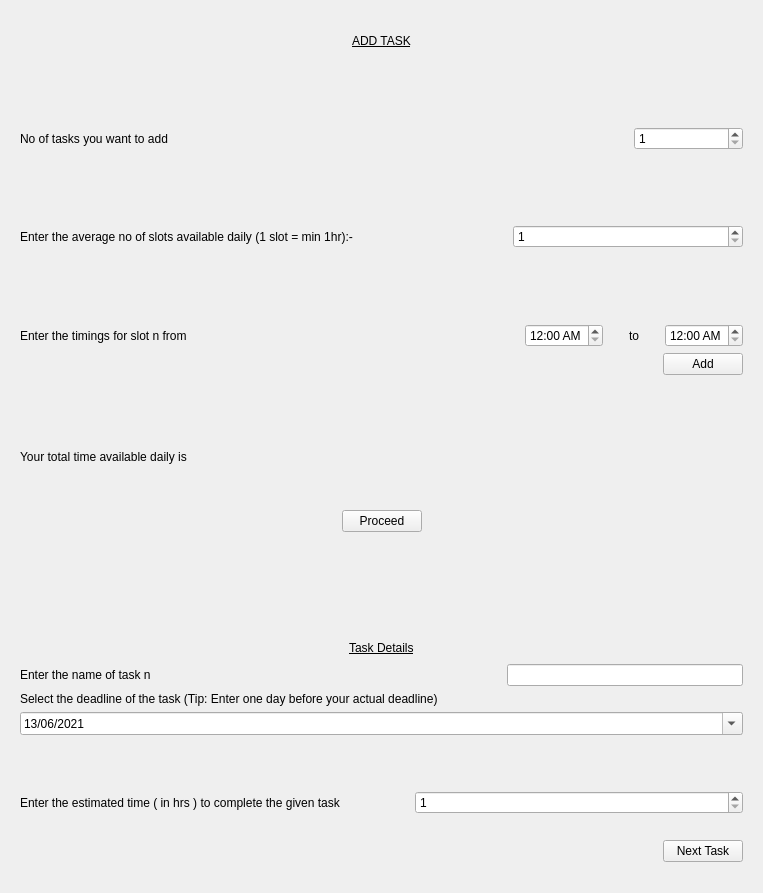
                <widget class="QWidget" name="scrollAreaWidgetContents_2">
                 <property name="geometry">
                  <rect>
                   <x>0</x>
                   <y>-110</y>
                   <width>763</width>
                   <height>893</height>
                  </rect>
                 </property>
                 <layout class="QVBoxLayout" name="verticalLayout_19">
                  <item>
                   <widget class="QWidget" name="add_task_widget" native="true">
                    <layout class="QVBoxLayout" name="verticalLayout_21">
                     <property name="topMargin">
                      <number>20</number>
                     </property>
                     <property name="bottomMargin">
                      <number>0</number>
                     </property>
                     <item>
                      <layout class="QHBoxLayout" name="horizontalLayout_26">
                       <item>
                        <spacer name="horizontalSpacer_28">
                         <property name="orientation">
                          <enum>Qt::Horizontal</enum>
                         </property>
                         <property name="sizeHint" stdset="0">
                          <size>
                           <width>40</width>
                           <height>20</height>
                          </size>
                         </property>
                        </spacer>
                       </item>
                       <item>
                        <widget class="QLabel" name="label_12">
                         <property name="styleSheet">
                          <string notr="true">#label_12{
	font: 36pt &quot;MS Shell Dlg 2&quot;;
	text-decoration: underline;
}</string>
                         </property>
                         <property name="text">
                          <string>ADD TASK</string>
                         </property>
                        </widget>
                       </item>
                       <item>
                        <spacer name="horizontalSpacer_29">
                         <property name="orientation">
                          <enum>Qt::Horizontal</enum>
                         </property>
                         <property name="sizeHint" stdset="0">
                          <size>
                           <width>40</width>
                           <height>20</height>
                          </size>
                         </property>
                        </spacer>
                       </item>
                      </layout>
                     </item>
                     <item>
                      <spacer name="verticalSpacer_11">
                       <property name="orientation">
                        <enum>Qt::Vertical</enum>
                       </property>
                       <property name="sizeType">
                        <enum>QSizePolicy::Expanding</enum>
                       </property>
                       <property name="sizeHint" stdset="0">
                        <size>
                         <width>20</width>
                         <height>40</height>
                        </size>
                       </property>
                      </spacer>
                     </item>
                     <item>
                      <layout class="QHBoxLayout" name="horizontalLayout_27">
                       <item>
                        <widget class="QLabel" name="label_17">
                         <property name="text">
                          <string>No of tasks you want to add</string>
                         </property>
                        </widget>
                       </item>
                       <item>
                        <spacer name="horizontalSpacer_30">
                         <property name="orientation">
                          <enum>Qt::Horizontal</enum>
                         </property>
                         <property name="sizeType">
                          <enum>QSizePolicy::Fixed</enum>
                         </property>
                         <property name="sizeHint" stdset="0">
                          <size>
                           <width>460</width>
                           <height>20</height>
                          </size>
                         </property>
                        </spacer>
                       </item>
                       <item>
                        <widget class="QSpinBox" name="no_of_tasks">
                         <property name="minimum">
                          <number>1</number>
                         </property>
                         <property name="maximum">
                          <number>5</number>
                         </property>
                        </widget>
                       </item>
                      </layout>
                     </item>
                     <item>
                      <spacer name="verticalSpacer_12">
                       <property name="orientation">
                        <enum>Qt::Vertical</enum>
                       </property>
                       <property name="sizeType">
                        <enum>QSizePolicy::Expanding</enum>
                       </property>
                       <property name="sizeHint" stdset="0">
                        <size>
                         <width>20</width>
                         <height>20</height>
                        </size>
                       </property>
                      </spacer>
                     </item>
                     <item>
                      <layout class="QHBoxLayout" name="horizontalLayout_29">
                       <item>
                        <widget class="QLabel" name="label_18">
                         <property name="text">
                          <string>Enter the average no of slots available daily (1 slot = min 1hr):- </string>
                         </property>
                        </widget>
                       </item>
                       <item>
                        <spacer name="horizontalSpacer_32">
                         <property name="orientation">
                          <enum>Qt::Horizontal</enum>
                         </property>
                         <property name="sizeType">
                          <enum>QSizePolicy::Fixed</enum>
                         </property>
                         <property name="sizeHint" stdset="0">
                          <size>
                           <width>150</width>
                           <height>20</height>
                          </size>
                         </property>
                        </spacer>
                       </item>
                       <item>
                        <widget class="QSpinBox" name="slots_available">
                         <property name="minimum">
                          <number>1</number>
                         </property>
                         <property name="maximum">
                          <number>20</number>
                         </property>
                        </widget>
                       </item>
                      </layout>
                     </item>
                     <item>
                      <spacer name="verticalSpacer_13">
                       <property name="orientation">
                        <enum>Qt::Vertical</enum>
                       </property>
                       <property name="sizeType">
                        <enum>QSizePolicy::Expanding</enum>
                       </property>
                       <property name="sizeHint" stdset="0">
                        <size>
                         <width>20</width>
                         <height>20</height>
                        </size>
                       </property>
                      </spacer>
                     </item>
                     <item>
                      <layout class="QHBoxLayout" name="horizontalLayout_30">
                       <item>
                        <widget class="QLabel" name="label_19">
                         <property name="text">
                          <string>Enter the timings for slot n from</string>
                         </property>
                        </widget>
                       </item>
                       <item>
                        <spacer name="horizontalSpacer_25">
                         <property name="orientation">
                          <enum>Qt::Horizontal</enum>
                         </property>
                         <property name="sizeHint" stdset="0">
                          <size>
                           <width>40</width>
                           <height>20</height>
                          </size>
                         </property>
                        </spacer>
                       </item>
                       <item>
                        <widget class="QTimeEdit" name="slot_start">
                         <property name="displayFormat">
                          <string>hh:mm AP</string>
                         </property>
                        </widget>
                       </item>
                       <item>
                        <spacer name="horizontalSpacer_39">
                         <property name="orientation">
                          <enum>Qt::Horizontal</enum>
                         </property>
                         <property name="sizeType">
                          <enum>QSizePolicy::Fixed</enum>
                         </property>
                         <property name="sizeHint" stdset="0">
                          <size>
                           <width>20</width>
                           <height>20</height>
                          </size>
                         </property>
                        </spacer>
                       </item>
                       <item>
                        <widget class="QLabel" name="label_20">
                         <property name="sizePolicy">
                          <sizepolicy hsizetype="Fixed" vsizetype="Preferred">
                           <horstretch>0</horstretch>
                           <verstretch>0</verstretch>
                          </sizepolicy>
                         </property>
                         <property name="text">
                          <string>to</string>
                         </property>
                        </widget>
                       </item>
                       <item>
                        <spacer name="horizontalSpacer_45">
                         <property name="orientation">
                          <enum>Qt::Horizontal</enum>
                         </property>
                         <property name="sizeType">
                          <enum>QSizePolicy::Fixed</enum>
                         </property>
                         <property name="sizeHint" stdset="0">
                          <size>
                           <width>20</width>
                           <height>20</height>
                          </size>
                         </property>
                        </spacer>
                       </item>
                       <item>
                        <widget class="QTimeEdit" name="slot_end">
                         <property name="displayFormat">
                          <string>hh:mm AP</string>
                         </property>
                        </widget>
                       </item>
                      </layout>
                     </item>
                     <item>
                      <layout class="QHBoxLayout" name="horizontalLayout_31">
                       <item>
                        <spacer name="horizontalSpacer_33">
                         <property name="orientation">
                          <enum>Qt::Horizontal</enum>
                         </property>
                         <property name="sizeHint" stdset="0">
                          <size>
                           <width>40</width>
                           <height>20</height>
                          </size>
                         </property>
                        </spacer>
                       </item>
                       <item>
                        <widget class="QPushButton" name="add_slot">
                         <property name="text">
                          <string>Add</string>
                         </property>
                        </widget>
                       </item>
                      </layout>
                     </item>
                     <item>
                      <spacer name="verticalSpacer_14">
                       <property name="orientation">
                        <enum>Qt::Vertical</enum>
                       </property>
                       <property name="sizeType">
                        <enum>QSizePolicy::Expanding</enum>
                       </property>
                       <property name="sizeHint" stdset="0">
                        <size>
                         <width>20</width>
                         <height>20</height>
                        </size>
                       </property>
                      </spacer>
                     </item>
                     <item>
                      <layout class="QHBoxLayout" name="horizontalLayout_32">
                       <item>
                        <widget class="QLabel" name="display_available_time">
                         <property name="text">
                          <string>Your total time available daily is </string>
                         </property>
                        </widget>
                       </item>
                      </layout>
                     </item>
                     <item>
                      <spacer name="verticalSpacer_15">
                       <property name="orientation">
                        <enum>Qt::Vertical</enum>
                       </property>
                       <property name="sizeType">
                        <enum>QSizePolicy::Fixed</enum>
                       </property>
                       <property name="sizeHint" stdset="0">
                        <size>
                         <width>20</width>
                         <height>40</height>
                        </size>
                       </property>
                      </spacer>
                     </item>
                     <item>
                      <layout class="QHBoxLayout" name="horizontalLayout_33">
                       <item>
                        <spacer name="horizontalSpacer_34">
                         <property name="orientation">
                          <enum>Qt::Horizontal</enum>
                         </property>
                         <property name="sizeHint" stdset="0">
                          <size>
                           <width>40</width>
                           <height>20</height>
                          </size>
                         </property>
                        </spacer>
                       </item>
                       <item>
                        <widget class="QPushButton" name="proceed_btn">
                         <property name="text">
                          <string>Proceed</string>
                         </property>
                        </widget>
                       </item>
                       <item>
                        <spacer name="horizontalSpacer_31">
                         <property name="orientation">
                          <enum>Qt::Horizontal</enum>
                         </property>
                         <property name="sizeHint" stdset="0">
                          <size>
                           <width>40</width>
                           <height>20</height>
                          </size>
                         </property>
                        </spacer>
                       </item>
                      </layout>
                     </item>
                     <item>
                      <spacer name="verticalSpacer_10">
                       <property name="orientation">
                        <enum>Qt::Vertical</enum>
                       </property>
                       <property name="sizeType">
                        <enum>QSizePolicy::Fixed</enum>
                       </property>
                       <property name="sizeHint" stdset="0">
                        <size>
                         <width>20</width>
                         <height>80</height>
                        </size>
                       </property>
                      </spacer>
                     </item>
                    </layout>
                   </widget>
                  </item>
                  <item>
                   <widget class="QWidget" name="task_detail_widget" native="true">
                    <layout class="QVBoxLayout" name="verticalLayout_22">
                     <property name="topMargin">
                      <number>20</number>
                     </property>
                     <property name="bottomMargin">
                      <number>20</number>
                     </property>
                     <item>
                      <layout class="QHBoxLayout" name="horizontalLayout_35">
                       <item>
                        <spacer name="horizontalSpacer_35">
                         <property name="orientation">
                          <enum>Qt::Horizontal</enum>
                         </property>
                         <property name="sizeHint" stdset="0">
                          <size>
                           <width>40</width>
                           <height>20</height>
                          </size>
                         </property>
                        </spacer>
                       </item>
                       <item>
                        <widget class="QLabel" name="label_21">
                         <property name="styleSheet">
                          <string notr="true">#label_21{
	font: 36pt &quot;MS Shell Dlg 2&quot;;
	text-decoration: underline;
}</string>
                         </property>
                         <property name="text">
                          <string>Task Details</string>
                         </property>
                        </widget>
                       </item>
                       <item>
                        <spacer name="horizontalSpacer_36">
                         <property name="orientation">
                          <enum>Qt::Horizontal</enum>
                         </property>
                         <property name="sizeHint" stdset="0">
                          <size>
                           <width>40</width>
                           <height>20</height>
                          </size>
                         </property>
                        </spacer>
                       </item>
                      </layout>
                     </item>
                     <item>
                      <layout class="QHBoxLayout" name="horizontalLayout_36">
                       <item>
                        <widget class="QLabel" name="task_name_label">
                         <property name="text">
                          <string>Enter the name of task n</string>
                         </property>
                        </widget>
                       </item>
                       <item>
                        <spacer name="horizontalSpacer_37">
                         <property name="orientation">
                          <enum>Qt::Horizontal</enum>
                         </property>
                         <property name="sizeType">
                          <enum>QSizePolicy::Fixed</enum>
                         </property>
                         <property name="sizeHint" stdset="0">
                          <size>
                           <width>350</width>
                           <height>20</height>
                          </size>
                         </property>
                        </spacer>
                       </item>
                       <item>
                        <widget class="QLineEdit" name="task_name"/>
                       </item>
                      </layout>
                     </item>
                     <item>
                      <layout class="QHBoxLayout" name="horizontalLayout_37">
                       <item>
                        <widget class="QLabel" name="label_22">
                         <property name="text">
                          <string>Select the deadline of the task (Tip: Enter one day before your actual deadline)</string>
                         </property>
                        </widget>
                       </item>
                      </layout>
                     </item>
                     <item>
                      <layout class="QHBoxLayout" name="horizontalLayout_38">
                       <property name="topMargin">
                        <number>0</number>
                       </property>
                       <item>
                        <widget class="QDateEdit" name="deadline">
                         <property name="displayFormat">
                          <string>dd/MM/yyyy</string>
                         </property>
                         <property name="calendarPopup">
                          <bool>true</bool>
                         </property>
                         <property name="date">
                          <date>
                           <year>2021</year>
                           <month>6</month>
                           <day>13</day>
                          </date>
                         </property>
                        </widget>
                       </item>
                      </layout>
                     </item>
                     <item>
                      <spacer name="verticalSpacer_16">
                       <property name="orientation">
                        <enum>Qt::Vertical</enum>
                       </property>
                       <property name="sizeType">
                        <enum>QSizePolicy::Fixed</enum>
                       </property>
                       <property name="sizeHint" stdset="0">
                        <size>
                         <width>20</width>
                         <height>50</height>
                        </size>
                       </property>
                      </spacer>
                     </item>
                     <item>
                      <layout class="QHBoxLayout" name="horizontalLayout_41">
                       <property name="topMargin">
                        <number>0</number>
                       </property>
                       <item>
                        <widget class="QLabel" name="label_25">
                         <property name="text">
                          <string>Enter the estimated time ( in hrs ) to complete the given task</string>
                         </property>
                        </widget>
                       </item>
                       <item>
                        <spacer name="horizontalSpacer_40">
                         <property name="orientation">
                          <enum>Qt::Horizontal</enum>
                         </property>
                         <property name="sizeType">
                          <enum>QSizePolicy::Fixed</enum>
                         </property>
                         <property name="sizeHint" stdset="0">
                          <size>
                           <width>60</width>
                           <height>20</height>
                          </size>
                         </property>
                        </spacer>
                       </item>
                       <item>
                        <widget class="QSpinBox" name="total_no_of_hrs">
                         <property name="minimum">
                          <number>1</number>
                         </property>
                         <property name="maximum">
                          <number>300</number>
                         </property>
                        </widget>
                       </item>
                      </layout>
                     </item>
                     <item>
                      <layout class="QHBoxLayout" name="horizontalLayout_42">
                       <property name="topMargin">
                        <number>20</number>
                       </property>
                       <item>
                        <spacer name="horizontalSpacer_41">
                         <property name="orientation">
                          <enum>Qt::Horizontal</enum>
                         </property>
                         <property name="sizeHint" stdset="0">
                          <size>
                           <width>40</width>
                           <height>20</height>
                          </size>
                         </property>
                        </spacer>
                       </item>
                       <item>
                        <widget class="QPushButton" name="next_task">
                         <property name="text">
                          <string>Next Task</string>
                         </property>
                        </widget>
                       </item>
                      </layout>
                     </item>
                    </layout>
                   </widget>
                  </item>
                 </layout>
                </widget>
